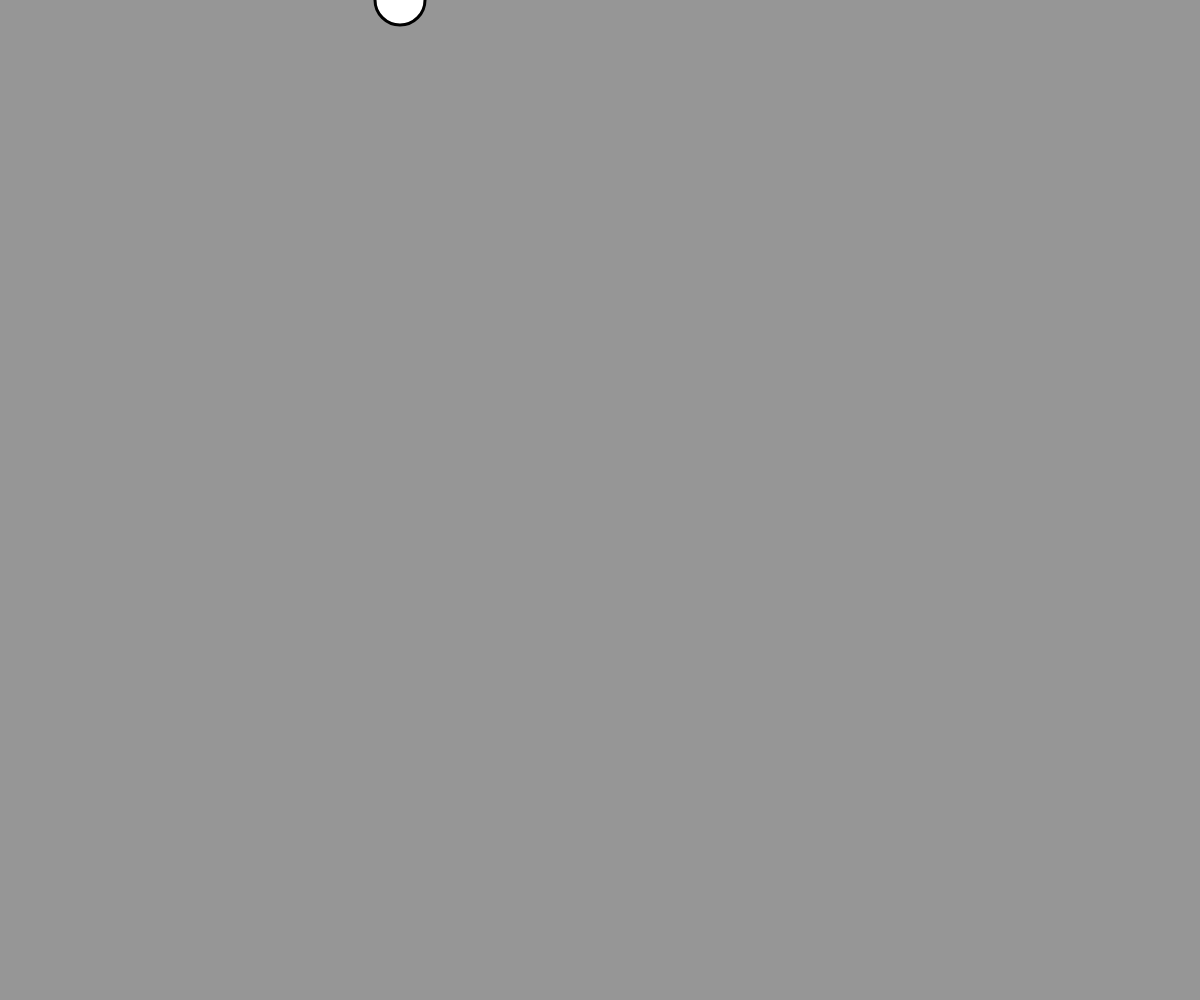
Frame 1 (no input)
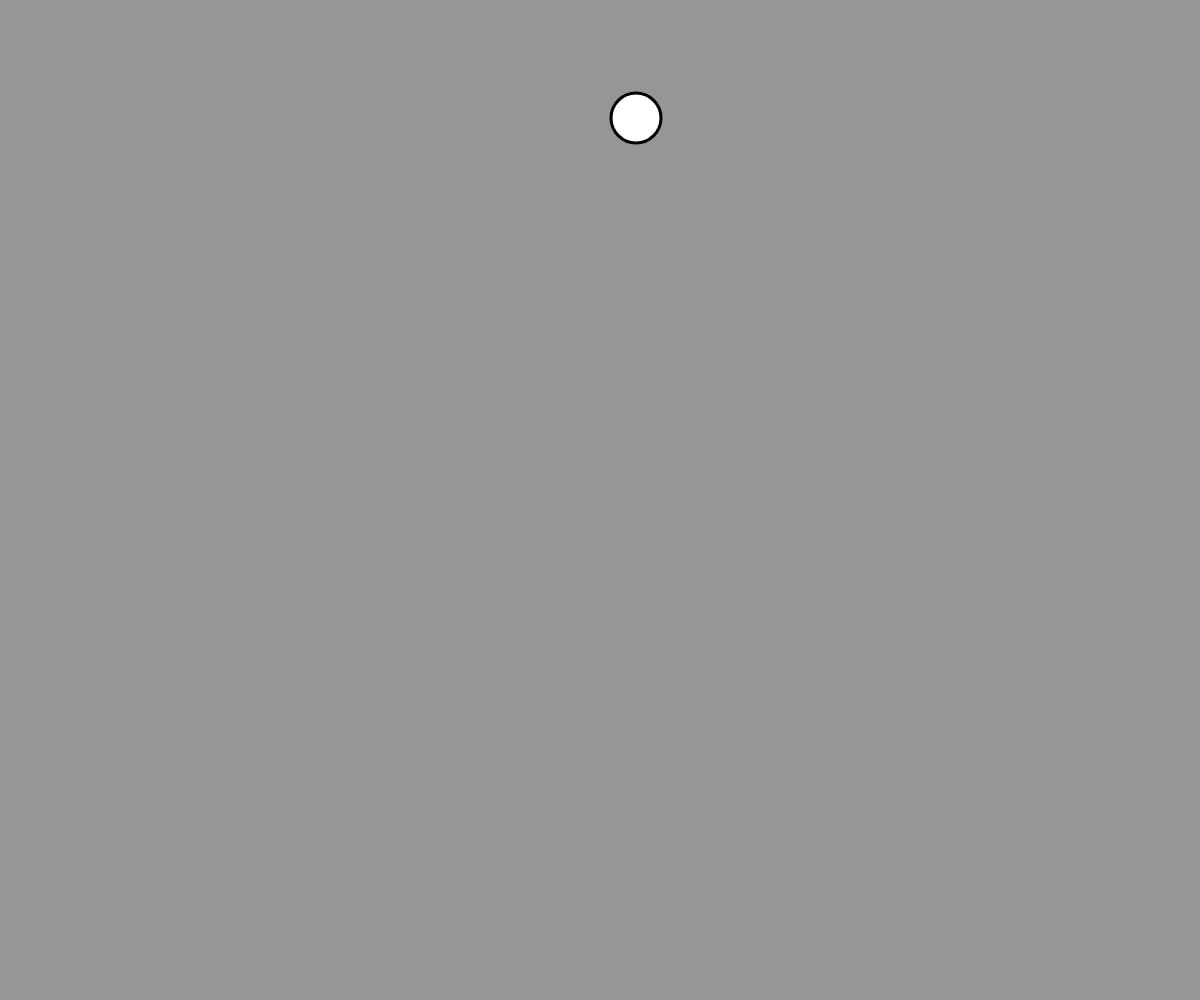
Frame 60 (no input)
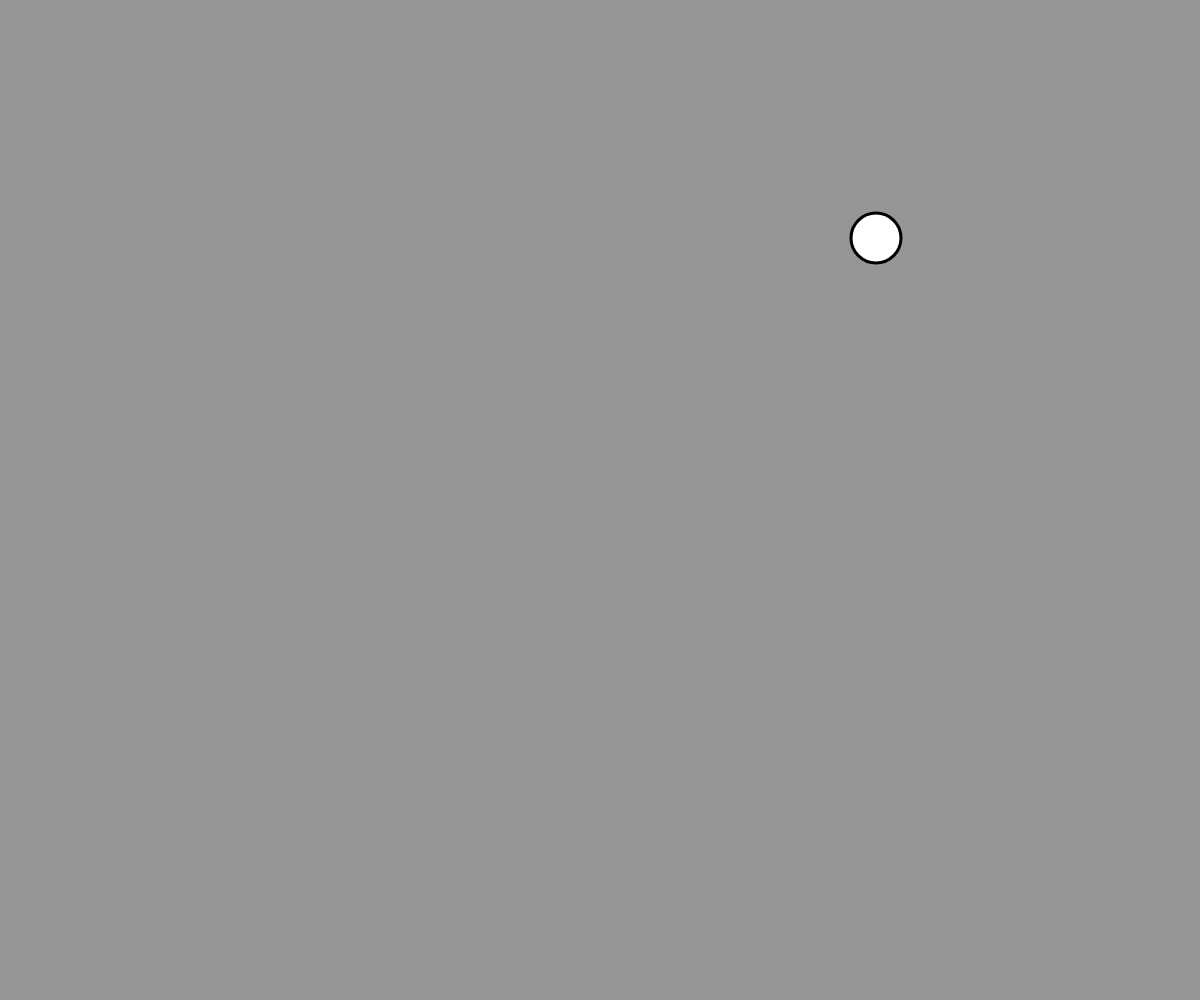
Frame 120 (the mouse pressed at the canvas centre since frame 60)

The p5.js sketch that drew these frames (run headless with seeded random() and noise() and a simulated clock; from frame 60 on, the mouse is pressed at the canvas centre):

// p5.js sketch
// ── sketch.js
let col, col1, col2;

let x = 400, y = 0;

function setup(){
 createCanvas(windowWidth,windowHeight); 
 col1 = color("#851400");
 col2 = color("#00e2f2");

 strokeWeight(3)
 //frameRate(4)

}

function draw(){

background(150)
ellipse(x, y, 50);

if(x > width){
  x=0;
}
if(y > height){
    y= 0
}

 //  x = x+1;
 //  y = y+1;
//  y++
y+=2;
 x+=4;

}
